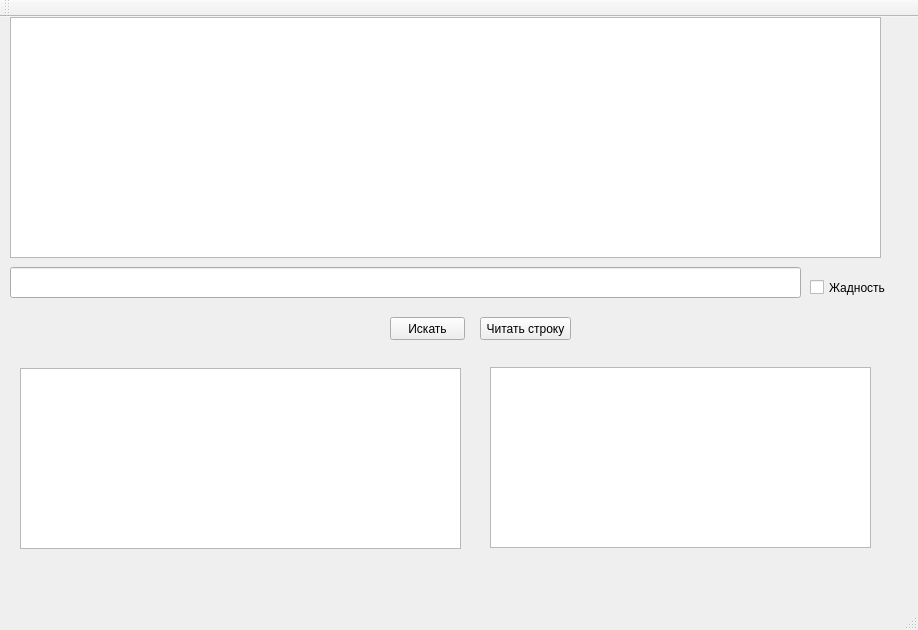
<?xml version="1.0" encoding="UTF-8"?>
<ui version="4.0">
 <class>MainWindow</class>
 <widget class="QMainWindow" name="MainWindow">
  <property name="geometry">
   <rect>
    <x>0</x>
    <y>0</y>
    <width>918</width>
    <height>630</height>
   </rect>
  </property>
  <property name="windowTitle">
   <string>MainWindow</string>
  </property>
  <widget class="QWidget" name="centralWidget">
   <widget class="QTextBrowser" name="source">
    <property name="geometry">
     <rect>
      <x>10</x>
      <y>0</y>
      <width>871</width>
      <height>241</height>
     </rect>
    </property>
   </widget>
   <widget class="QLineEdit" name="regx">
    <property name="geometry">
     <rect>
      <x>10</x>
      <y>250</y>
      <width>791</width>
      <height>31</height>
     </rect>
    </property>
   </widget>
   <widget class="QCheckBox" name="checkBox">
    <property name="geometry">
     <rect>
      <x>810</x>
      <y>260</y>
      <width>91</width>
      <height>21</height>
     </rect>
    </property>
    <property name="text">
     <string>Жадность</string>
    </property>
   </widget>
   <widget class="QTextBrowser" name="replace">
    <property name="geometry">
     <rect>
      <x>490</x>
      <y>350</y>
      <width>381</width>
      <height>181</height>
     </rect>
    </property>
   </widget>
   <widget class="QPushButton" name="butFind">
    <property name="geometry">
     <rect>
      <x>390</x>
      <y>300</y>
      <width>75</width>
      <height>23</height>
     </rect>
    </property>
    <property name="text">
     <string>Искать</string>
    </property>
   </widget>
   <widget class="QListWidget" name="lwResult">
    <property name="geometry">
     <rect>
      <x>20</x>
      <y>351</y>
      <width>441</width>
      <height>181</height>
     </rect>
    </property>
   </widget>
   <widget class="QPushButton" name="butReadLine">
    <property name="geometry">
     <rect>
      <x>480</x>
      <y>300</y>
      <width>91</width>
      <height>23</height>
     </rect>
    </property>
    <property name="text">
     <string>Читать строку</string>
    </property>
   </widget>
  </widget>
  <widget class="QMenuBar" name="menuBar">
   <property name="geometry">
    <rect>
     <x>0</x>
     <y>0</y>
     <width>918</width>
     <height>18</height>
    </rect>
   </property>
  </widget>
  <widget class="QToolBar" name="mainToolBar">
   <attribute name="toolBarArea">
    <enum>TopToolBarArea</enum>
   </attribute>
   <attribute name="toolBarBreak">
    <bool>false</bool>
   </attribute>
  </widget>
  <widget class="QStatusBar" name="statusBar"/>
 </widget>
 <layoutdefault spacing="6" margin="11"/>
 <resources/>
 <connections/>
</ui>
